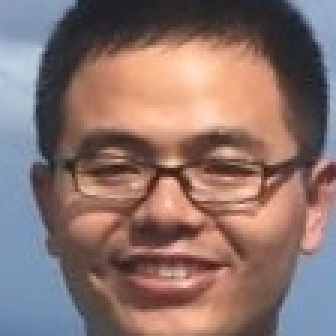
#> input picture 2.传统人脸识别方法/HW II/LBP/lms.jpg, 112 x 112 px (shown 3 times larger)
$ python lbp_student.py
#> lines starting #> are read from the running program, lines starting #| are printed output that depends on the picture
# import the necessary packages
import numpy as np
import cv2

def original_lbp(image):
    """origianl local binary pattern"""
    rows = image.shape[0]
    cols = image.shape[1]
    lbp_image = np.zeros((rows - 2, cols - 2), np.uint8)

    # 计算每个像素点的lbp值，具体范围如上lbp_image
    for i in range(1,  rows -1):
        for j in range(1, cols -1):
            pass
            center = image[i][j]
            code = 0
            # code=code|2(按位或)  code<<=7等价于code=code<<7（左移8位）
            code |= (image[i - 1][j - 1] >= center) << 7
            code |= (image[i - 1][j] >= center) << 6
            code |= (image[i - 1][j + 1] >= center) << 5
            code |= (image[i][j + 1] >= center) << 4
            code |= (image[i + 1][j + 1] >= center) << 3
            code |= (image[i + 1][j] >= center) << 2
            code |= (image[i + 1][j - 1] >= center) << 1
            code |= (image[i][j - 1] >= center) << 0
            lbp_image[i - 1][j - 1] = code

    return lbp_image

def olbp(src):
    dst = np.zeros(src.shape, dtype=src.dtype)
    for i in range(1, src.shape[0] - 1):
        for j in range(1, src.shape[1] - 1):
            pass
            center = src[i][j]
            code = 0
            # code=code|2(按位或)  code<<=7等价于code=code<<7（左移8位）
            code |= (src[i - 1][j - 1] >= center) << 7
            code |= (src[i - 1][j] >= center) << 6
            code |= (src[i - 1][j + 1] >= center) << 5
            code |= (src[i][j + 1] >= center) << 4
            code |= (src[i + 1][j + 1] >= center) << 3
            code |= (src[i + 1][j] >= center) << 2
            code |= (src[i + 1][j - 1] >= center) << 1
            code |= (src[i][j - 1] >= center) << 0
            dst[i - 1][j - 1] = code
    return dst

if __name__ == '__main__':
    image = cv2.imread("./lms.jpg", 0)
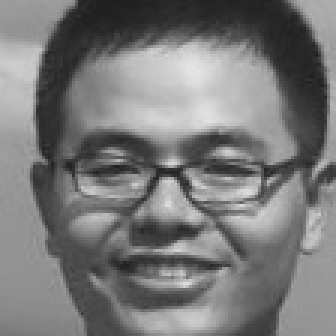
#> image: shape (112, 112) (shown 3 times larger); min 30, max 230, mean 120.8
    cv2.imshow("image", image)
    org_lbp_image = original_lbp(image)
#> after the loop in original_lbp, `for i in range(1,  rows -1):`:
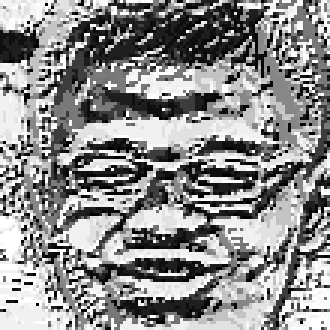
#> lbp_image: shape (110, 110) (shown 3 times larger); min 0, max 255, mean 141.1
    cv2.imshow("org_lbp_image", org_lbp_image)
    cv2.waitKey()
